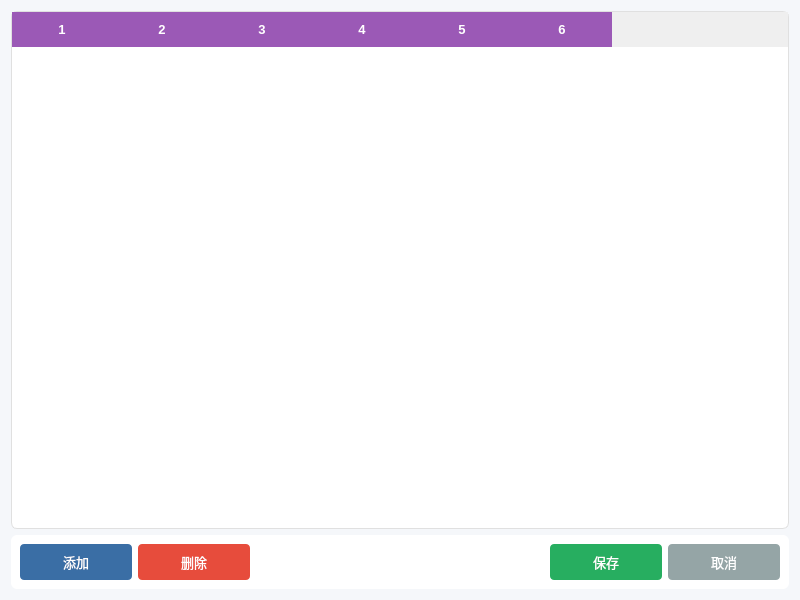
<?xml version="1.0" encoding="UTF-8"?>
<ui version="4.0">
 <class>MessageFormatDialog</class>
 <widget class="QDialog" name="MessageFormatDialog">
  <property name="geometry">
   <rect>
    <x>0</x>
    <y>0</y>
    <width>800</width>
    <height>600</height>
   </rect>
  </property>
  <property name="windowTitle">
   <string>报文格式配置</string>
  </property>
  <property name="styleSheet">
   <string notr="true">
    QDialog {
        background-color: #f5f7fa;
        font-family: &quot;Microsoft YaHei&quot;, &quot;Segoe UI&quot;, sans-serif;
    }
    QTableWidget {
        font-size: 13px;
        color: black;
        background-color: white;
        alternate-background-color: #f8f9fa;
        border: 1px solid #e0e0e0;
        border-radius: 6px;
        gridline-color: #e0e0e0;
    }
    QTableWidget::item {
        color: black;
        padding: 8px;
        border-bottom: 1px solid #f0f0f0;
    }
    QTableWidget QLineEdit {
        color: black;
    }
    QHeaderView::section {
        background-color: #9b59b6;
        color: white;
        padding: 8px;
        border: none;
        font-weight: 500;
        font-size: 13px;
    }
    QComboBox {
        color: black;
        background-color: white;
        border: 1px solid #d0d0d0;
        border-radius: 3px;
        padding: 0px 6px;  /* 上下0px，左右6px */
        text-align: center;
        min-width: 100px;
        max-width: 200px;
        min-height: 24px;  /* 调整为标准高度 */
        max-height: 24px;
        line-height: 24px; /* 行高与高度一致确保垂直居中 */
        margin: 0px;
    }
    QComboBox QAbstractItemView {
        color: black;
        text-align: center;
    }
   </string>
  </property>
  <layout class="QVBoxLayout" name="verticalLayout">
   <item>
    <widget class="QTableWidget" name="tableFormats">
     <property name="rowCount">
      <number>0</number>
     </property>
     <property name="columnCount">
      <number>6</number>
     </property>
     <property name="styleSheet">
      <string notr="true">QTableWidget::item { text-align: center; }</string>
     </property>
     <column/>
     <column/>
     <column/>
     <column/>
     <column/>
     <column/>
    </widget>
   </item>
   <item>
    <widget class="QWidget" name="buttonWidget" native="true">
     <property name="styleSheet">
      <string notr="true">
       background-color: white;
       border-radius: 6px;
       padding: 8px;
       box-shadow: 0 1px 4px rgba(0,0,0,0.05);
      </string>
     </property>
     <layout class="QHBoxLayout" name="horizontalLayout">
      <item>
       <widget class="QPushButton" name="btnAdd">
        <property name="styleSheet">
         <string notr="true">
          QPushButton {
              background-color: #3a6ea5;
              color: white;
              border: none;
              padding: 8px 16px;
              border-radius: 4px;
              font-size: 13px;
              min-width: 80px;
          }
          QPushButton:hover {
              background-color: #4a90e2;
          }
          QPushButton:pressed {
              background-color: #2a5685;
          }
         </string>
        </property>
        <property name="text">
         <string>添加</string>
        </property>
       </widget>
      </item>
      <item>
       <widget class="QPushButton" name="btnRemove">
        <property name="styleSheet">
         <string notr="true">
          QPushButton {
              background-color: #e74c3c;
              color: white;
              border: none;
              padding: 8px 16px;
              border-radius: 4px;
              font-size: 13px;
              min-width: 80px;
          }
          QPushButton:hover {
              background-color: #c0392b;
          }
          QPushButton:pressed {
              background-color: #992d22;
          }
         </string>
        </property>
        <property name="text">
         <string>删除</string>
        </property>
       </widget>
      </item>
      <item>
       <spacer name="horizontalSpacer">
        <property name="orientation">
         <enum>Qt::Orientation::Horizontal</enum>
        </property>
        <property name="sizeHint" stdset="0">
         <size>
          <width>40</width>
          <height>20</height>
         </size>
        </property>
       </spacer>
      </item>
      <item>
       <widget class="QPushButton" name="btnSave">
        <property name="styleSheet">
         <string notr="true">
          QPushButton {
              background-color: #27ae60;
              color: white;
              border: none;
              padding: 8px 16px;
              border-radius: 4px;
              font-size: 13px;
              min-width: 80px;
          }
          QPushButton:hover {
              background-color: #2ecc71;
          }
          QPushButton:pressed {
              background-color: #219955;
          }
         </string>
        </property>
        <property name="text">
         <string>保存</string>
        </property>
       </widget>
      </item>
      <item>
       <widget class="QPushButton" name="btnCancel">
        <property name="styleSheet">
         <string notr="true">
          QPushButton {
              background-color: #95a5a6;
              color: white;
              border: none;
              padding: 8px 16px;
              border-radius: 4px;
              font-size: 13px;
              min-width: 80px;
          }
          QPushButton:hover {
              background-color: #7f8c8d;
          }
          QPushButton:pressed {
              background-color: #6c7a7d;
          }
         </string>
        </property>
        <property name="text">
         <string>取消</string>
        </property>
       </widget>
      </item>
     </layout>
    </widget>
   </item>
  </layout>
 </widget>
 <resources/>
 <connections/>
</ui>
